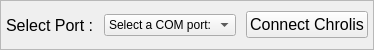
                     <widget class="QFrame" name="Chrolis_Connect_Frame">
                      <property name="minimumSize">
                       <size>
                        <width>0</width>
                        <height>50</height>
                       </size>
                      </property>
                      <property name="maximumSize">
                       <size>
                        <width>16777215</width>
                        <height>50</height>
                       </size>
                      </property>
                      <property name="frameShape">
                       <enum>QFrame::StyledPanel</enum>
                      </property>
                      <property name="frameShadow">
                       <enum>QFrame::Raised</enum>
                      </property>
                      <layout class="QHBoxLayout" name="horizontalLayout_34">
                       <property name="spacing">
                        <number>10</number>
                       </property>
                       <property name="leftMargin">
                        <number>5</number>
                       </property>
                       <property name="topMargin">
                        <number>5</number>
                       </property>
                       <property name="rightMargin">
                        <number>5</number>
                       </property>
                       <property name="bottomMargin">
                        <number>5</number>
                       </property>
                       <item alignment="Qt::AlignHCenter">
                        <widget class="QLabel" name="Chrolis_SelectPortLabel">
                         <property name="font">
                          <font>
                           <pointsize>12</pointsize>
                          </font>
                         </property>
                         <property name="text">
                          <string>Select Port :</string>
                         </property>
                        </widget>
                       </item>
                       <item>
                        <widget class="QComboBox" name="Chrolis_SelectPortComboBox">
                         <item>
                          <property name="text">
                           <string>Select a COM port:</string>
                          </property>
                         </item>
                        </widget>
                       </item>
                       <item>
                        <widget class="QPushButton" name="Chrolis_ConnectButton">
                         <property name="enabled">
                          <bool>true</bool>
                         </property>
                         <property name="font">
                          <font>
                           <pointsize>12</pointsize>
                          </font>
                         </property>
                         <property name="text">
                          <string>Connect Chrolis</string>
                         </property>
                         <property name="checkable">
                          <bool>true</bool>
                         </property>
                        </widget>
                       </item>
                      </layout>
                     </widget>
